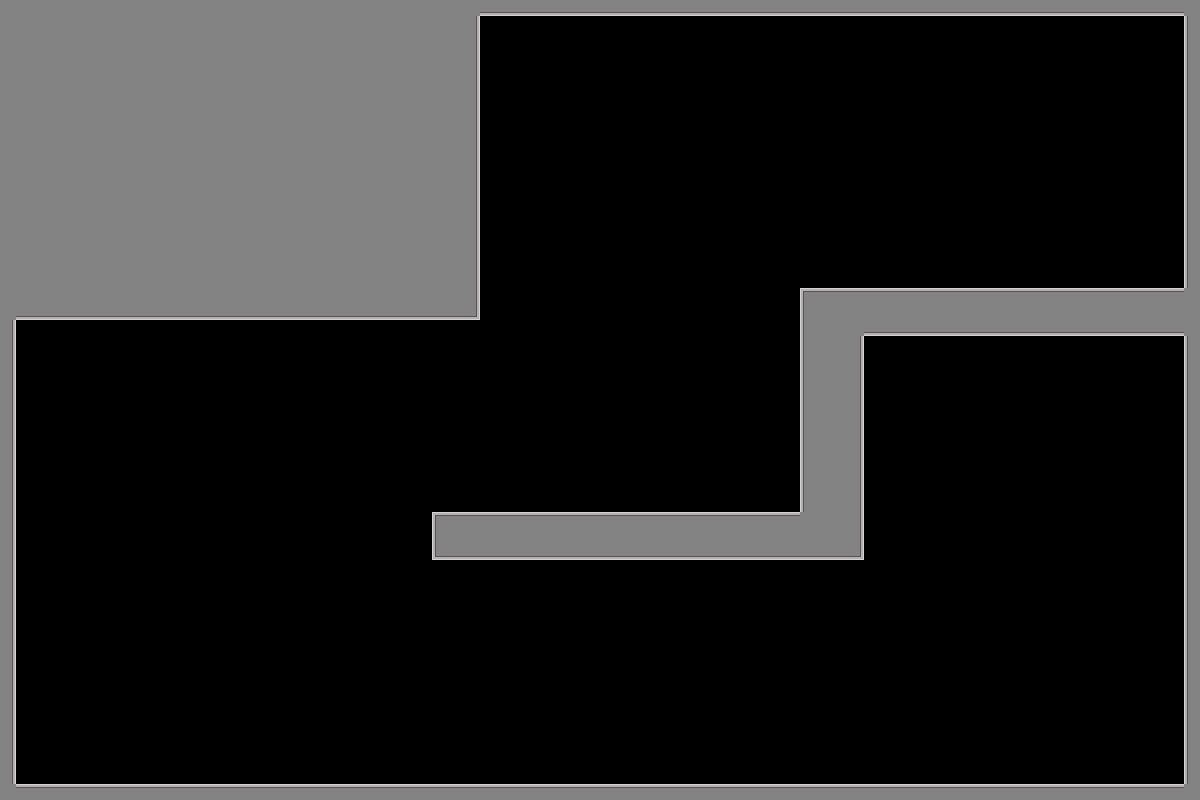

A level layout from a 2D game, rendered from its tile map. Below: a short description, then the map file with tile-grid data replaced by summaries:
An orthogonal 75x50 tile map with 16x16 px tiles, 1 tile layer (Tile Layer 1).

<map version="1.10" tiledversion="1.12.2" orientation="orthogonal" renderorder="right-down" width="75" height="50" tilewidth="16" tileheight="16" infinite="0" nextlayerid="3" nextobjectid="1">
 <tileset firstgid="1" source="place_holder_tileset.tsx" />
 <layer id="1" name="Tile Layer 1" width="75" height="50">
  <data>[3750 cells, 994 non-empty, 8 distinct tile ids]</data>
 </layer>
 <objectgroup id="2" name="object_layer" />
</map>
